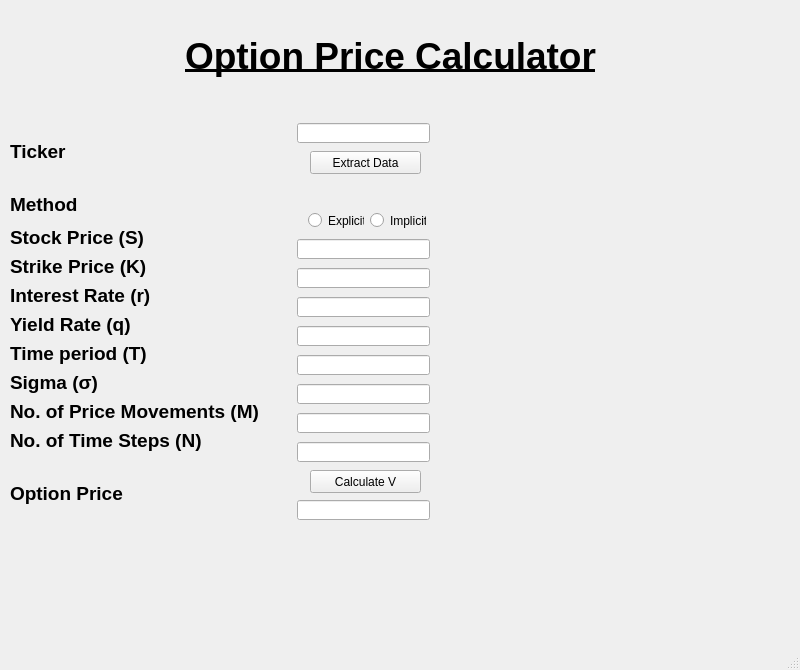
<?xml version="1.0" encoding="UTF-8"?>
<ui version="4.0">
 <class>Options</class>
 <widget class="QMainWindow" name="Options">
  <property name="geometry">
   <rect>
    <x>0</x>
    <y>0</y>
    <width>800</width>
    <height>670</height>
   </rect>
  </property>
  <property name="windowTitle">
   <string>MainWindow</string>
  </property>
  <widget class="QWidget" name="centralwidget">
   <widget class="QLabel" name="StockPrice">
    <property name="geometry">
     <rect>
      <x>10</x>
      <y>222</y>
      <width>251</width>
      <height>31</height>
     </rect>
    </property>
    <property name="text">
     <string>&lt;html&gt;&lt;head/&gt;&lt;body&gt;&lt;p&gt;&lt;span style=&quot; font-size:14pt; font-weight:600;&quot;&gt;Stock Price (S)&lt;/span&gt;&lt;/p&gt;&lt;/body&gt;&lt;/html&gt;</string>
    </property>
   </widget>
   <widget class="QLabel" name="Sigma">
    <property name="geometry">
     <rect>
      <x>10</x>
      <y>367</y>
      <width>181</width>
      <height>31</height>
     </rect>
    </property>
    <property name="text">
     <string>&lt;html&gt;&lt;head/&gt;&lt;body&gt;&lt;p&gt;&lt;span style=&quot; font-size:14pt; font-weight:600;&quot;&gt;Sigma (σ)&lt;/span&gt;&lt;/p&gt;&lt;/body&gt;&lt;/html&gt;</string>
    </property>
   </widget>
   <widget class="QLabel" name="Title">
    <property name="geometry">
     <rect>
      <x>-10</x>
      <y>1</y>
      <width>801</width>
      <height>111</height>
     </rect>
    </property>
    <property name="text">
     <string>&lt;html&gt;&lt;head/&gt;&lt;body&gt;&lt;p align=&quot;center&quot;&gt;&lt;span style=&quot; font-size:28pt; font-weight:600; text-decoration: underline;&quot;&gt;Option Price Calculator&lt;/span&gt;&lt;/p&gt;&lt;/body&gt;&lt;/html&gt;</string>
    </property>
   </widget>
   <widget class="QLabel" name="Increments">
    <property name="geometry">
     <rect>
      <x>10</x>
      <y>396</y>
      <width>268</width>
      <height>31</height>
     </rect>
    </property>
    <property name="text">
     <string>&lt;html&gt;&lt;head/&gt;&lt;body&gt;&lt;p&gt;&lt;span style=&quot; font-size:14pt; font-weight:600;&quot;&gt;No. of Price Movements (M)&lt;/span&gt;&lt;/p&gt;&lt;/body&gt;&lt;/html&gt;</string>
    </property>
   </widget>
   <widget class="QLabel" name="YieldRate">
    <property name="geometry">
     <rect>
      <x>10</x>
      <y>309</y>
      <width>201</width>
      <height>31</height>
     </rect>
    </property>
    <property name="text">
     <string>&lt;html&gt;&lt;head/&gt;&lt;body&gt;&lt;p&gt;&lt;span style=&quot; font-size:14pt; font-weight:600;&quot;&gt;Yield Rate (q)&lt;/span&gt;&lt;/p&gt;&lt;/body&gt;&lt;/html&gt;</string>
    </property>
   </widget>
   <widget class="QLabel" name="MethodLine">
    <property name="geometry">
     <rect>
      <x>10</x>
      <y>193</y>
      <width>151</width>
      <height>23</height>
     </rect>
    </property>
    <property name="text">
     <string>&lt;html&gt;&lt;head/&gt;&lt;body&gt;&lt;p&gt;&lt;span style=&quot; font-size:14pt; font-weight:600;&quot;&gt;Method&lt;/span&gt;&lt;/p&gt;&lt;/body&gt;&lt;/html&gt;</string>
    </property>
   </widget>
   <widget class="QLabel" name="Periods">
    <property name="geometry">
     <rect>
      <x>10</x>
      <y>425</y>
      <width>209</width>
      <height>31</height>
     </rect>
    </property>
    <property name="text">
     <string>&lt;html&gt;&lt;head/&gt;&lt;body&gt;&lt;p&gt;&lt;span style=&quot; font-size:14pt; font-weight:600;&quot;&gt;No. of Time Steps (N)&lt;/span&gt;&lt;/p&gt;&lt;/body&gt;&lt;/html&gt;</string>
    </property>
   </widget>
   <widget class="QLabel" name="StrikePrice">
    <property name="geometry">
     <rect>
      <x>10</x>
      <y>251</y>
      <width>231</width>
      <height>31</height>
     </rect>
    </property>
    <property name="text">
     <string>&lt;html&gt;&lt;head/&gt;&lt;body&gt;&lt;p&gt;&lt;span style=&quot; font-size:14pt; font-weight:600;&quot;&gt;Strike Price (K)&lt;/span&gt;&lt;/p&gt;&lt;/body&gt;&lt;/html&gt;</string>
    </property>
   </widget>
   <widget class="QLabel" name="TimeEnd">
    <property name="geometry">
     <rect>
      <x>10</x>
      <y>338</y>
      <width>221</width>
      <height>31</height>
     </rect>
    </property>
    <property name="text">
     <string>&lt;html&gt;&lt;head/&gt;&lt;body&gt;&lt;p&gt;&lt;span style=&quot; font-size:14pt; font-weight:600;&quot;&gt;Time period (T)&lt;/span&gt;&lt;/p&gt;&lt;/body&gt;&lt;/html&gt;</string>
    </property>
   </widget>
   <widget class="QLabel" name="CallPrice">
    <property name="geometry">
     <rect>
      <x>10</x>
      <y>473</y>
      <width>201</width>
      <height>41</height>
     </rect>
    </property>
    <property name="text">
     <string>&lt;html&gt;&lt;head/&gt;&lt;body&gt;&lt;p&gt;&lt;span style=&quot; font-size:14pt; font-weight:600;&quot;&gt;Option Price&lt;/span&gt;&lt;/p&gt;&lt;/body&gt;&lt;/html&gt;</string>
    </property>
   </widget>
   <widget class="QLabel" name="TickerLabel">
    <property name="geometry">
     <rect>
      <x>10</x>
      <y>136</y>
      <width>141</width>
      <height>31</height>
     </rect>
    </property>
    <property name="text">
     <string>&lt;html&gt;&lt;head/&gt;&lt;body&gt;&lt;p&gt;&lt;span style=&quot; font-size:14pt; font-weight:600;&quot;&gt;Ticker&lt;/span&gt;&lt;/p&gt;&lt;/body&gt;&lt;/html&gt;</string>
    </property>
   </widget>
   <widget class="QLabel" name="Rate">
    <property name="geometry">
     <rect>
      <x>10</x>
      <y>280</y>
      <width>211</width>
      <height>31</height>
     </rect>
    </property>
    <property name="text">
     <string>&lt;html&gt;&lt;head/&gt;&lt;body&gt;&lt;p&gt;&lt;span style=&quot; font-size:14pt; font-weight:600;&quot;&gt;Interest Rate (r)&lt;/span&gt;&lt;/p&gt;&lt;/body&gt;&lt;/html&gt;</string>
    </property>
   </widget>
   <widget class="QLineEdit" name="SLine">
    <property name="geometry">
     <rect>
      <x>887</x>
      <y>546</y>
      <width>133</width>
      <height>20</height>
     </rect>
    </property>
   </widget>
   <widget class="QRadioButton" name="PutButton">
    <property name="geometry">
     <rect>
      <x>960</x>
      <y>490</y>
      <width>39</width>
      <height>17</height>
     </rect>
    </property>
    <property name="text">
     <string>Put</string>
    </property>
   </widget>
   <widget class="QLabel" name="Increments_2">
    <property name="geometry">
     <rect>
      <x>500</x>
      <y>719</y>
      <width>411</width>
      <height>23</height>
     </rect>
    </property>
    <property name="text">
     <string>&lt;html&gt;&lt;head/&gt;&lt;body&gt;&lt;p&gt;&lt;span style=&quot; font-size:14pt; font-weight:600;&quot;&gt;No. of Price Movements (M)&lt;/span&gt;&lt;/p&gt;&lt;/body&gt;&lt;/html&gt;</string>
    </property>
   </widget>
   <widget class="QLineEdit" name="TickerLine">
    <property name="geometry">
     <rect>
      <x>887</x>
      <y>430</y>
      <width>133</width>
      <height>20</height>
     </rect>
    </property>
   </widget>
   <widget class="QLineEdit" name="qLine">
    <property name="geometry">
     <rect>
      <x>887</x>
      <y>633</y>
      <width>133</width>
      <height>20</height>
     </rect>
    </property>
   </widget>
   <widget class="QLineEdit" name="MLine">
    <property name="geometry">
     <rect>
      <x>887</x>
      <y>720</y>
      <width>133</width>
      <height>20</height>
     </rect>
    </property>
   </widget>
   <widget class="QRadioButton" name="ExplicitButton">
    <property name="geometry">
     <rect>
      <x>898</x>
      <y>519</y>
      <width>56</width>
      <height>17</height>
     </rect>
    </property>
    <property name="text">
     <string>Explicit</string>
    </property>
   </widget>
   <widget class="QLineEdit" name="VLine">
    <property name="geometry">
     <rect>
      <x>887</x>
      <y>807</y>
      <width>133</width>
      <height>20</height>
     </rect>
    </property>
   </widget>
   <widget class="QRadioButton" name="ImplicitButton">
    <property name="geometry">
     <rect>
      <x>960</x>
      <y>519</y>
      <width>56</width>
      <height>17</height>
     </rect>
    </property>
    <property name="text">
     <string>Implicit</string>
    </property>
   </widget>
   <widget class="QLineEdit" name="NLine">
    <property name="geometry">
     <rect>
      <x>887</x>
      <y>749</y>
      <width>133</width>
      <height>20</height>
     </rect>
    </property>
   </widget>
   <widget class="QPushButton" name="ExtractD">
    <property name="geometry">
     <rect>
      <x>900</x>
      <y>458</y>
      <width>111</width>
      <height>23</height>
     </rect>
    </property>
    <property name="text">
     <string>Extract Data</string>
    </property>
   </widget>
   <widget class="QLineEdit" name="SigmaLine">
    <property name="geometry">
     <rect>
      <x>887</x>
      <y>691</y>
      <width>133</width>
      <height>20</height>
     </rect>
    </property>
   </widget>
   <widget class="QRadioButton" name="CallButton">
    <property name="geometry">
     <rect>
      <x>898</x>
      <y>490</y>
      <width>40</width>
      <height>17</height>
     </rect>
    </property>
    <property name="text">
     <string>Call</string>
    </property>
   </widget>
   <widget class="QLineEdit" name="TLine">
    <property name="geometry">
     <rect>
      <x>887</x>
      <y>662</y>
      <width>133</width>
      <height>20</height>
     </rect>
    </property>
   </widget>
   <widget class="QLineEdit" name="rLine">
    <property name="geometry">
     <rect>
      <x>887</x>
      <y>604</y>
      <width>133</width>
      <height>20</height>
     </rect>
    </property>
   </widget>
   <widget class="QLineEdit" name="KLine">
    <property name="geometry">
     <rect>
      <x>887</x>
      <y>575</y>
      <width>133</width>
      <height>20</height>
     </rect>
    </property>
   </widget>
   <widget class="QPushButton" name="CalculateV">
    <property name="geometry">
     <rect>
      <x>900</x>
      <y>777</y>
      <width>111</width>
      <height>23</height>
     </rect>
    </property>
    <property name="text">
     <string>Calculate V</string>
    </property>
   </widget>
   <widget class="QLineEdit" name="SLine_2">
    <property name="geometry">
     <rect>
      <x>1027</x>
      <y>506</y>
      <width>133</width>
      <height>20</height>
     </rect>
    </property>
   </widget>
   <widget class="QLineEdit" name="MLine_2">
    <property name="geometry">
     <rect>
      <x>1027</x>
      <y>680</y>
      <width>133</width>
      <height>20</height>
     </rect>
    </property>
   </widget>
   <widget class="QRadioButton" name="ExplicitButton_2">
    <property name="geometry">
     <rect>
      <x>1038</x>
      <y>479</y>
      <width>56</width>
      <height>17</height>
     </rect>
    </property>
    <property name="text">
     <string>Explicit</string>
    </property>
   </widget>
   <widget class="QLineEdit" name="VLine_2">
    <property name="geometry">
     <rect>
      <x>1027</x>
      <y>767</y>
      <width>133</width>
      <height>20</height>
     </rect>
    </property>
   </widget>
   <widget class="QLineEdit" name="KLine_2">
    <property name="geometry">
     <rect>
      <x>1027</x>
      <y>535</y>
      <width>133</width>
      <height>20</height>
     </rect>
    </property>
   </widget>
   <widget class="QRadioButton" name="PutButton_2">
    <property name="geometry">
     <rect>
      <x>1100</x>
      <y>450</y>
      <width>39</width>
      <height>17</height>
     </rect>
    </property>
    <property name="text">
     <string>Put</string>
    </property>
   </widget>
   <widget class="QLineEdit" name="TLine_2">
    <property name="geometry">
     <rect>
      <x>1027</x>
      <y>622</y>
      <width>133</width>
      <height>20</height>
     </rect>
    </property>
   </widget>
   <widget class="QLineEdit" name="NLine_2">
    <property name="geometry">
     <rect>
      <x>1027</x>
      <y>709</y>
      <width>133</width>
      <height>20</height>
     </rect>
    </property>
   </widget>
   <widget class="QLineEdit" name="rLine_2">
    <property name="geometry">
     <rect>
      <x>1027</x>
      <y>564</y>
      <width>133</width>
      <height>20</height>
     </rect>
    </property>
   </widget>
   <widget class="QLineEdit" name="TickerLine_2">
    <property name="geometry">
     <rect>
      <x>1027</x>
      <y>390</y>
      <width>133</width>
      <height>20</height>
     </rect>
    </property>
   </widget>
   <widget class="QPushButton" name="CalculateV_2">
    <property name="geometry">
     <rect>
      <x>1040</x>
      <y>737</y>
      <width>111</width>
      <height>23</height>
     </rect>
    </property>
    <property name="text">
     <string>Calculate V</string>
    </property>
   </widget>
   <widget class="QLabel" name="Increments_3">
    <property name="geometry">
     <rect>
      <x>640</x>
      <y>679</y>
      <width>411</width>
      <height>23</height>
     </rect>
    </property>
    <property name="text">
     <string>&lt;html&gt;&lt;head/&gt;&lt;body&gt;&lt;p&gt;&lt;span style=&quot; font-size:14pt; font-weight:600;&quot;&gt;No. of Price Movements (M)&lt;/span&gt;&lt;/p&gt;&lt;/body&gt;&lt;/html&gt;</string>
    </property>
   </widget>
   <widget class="QRadioButton" name="CallButton_2">
    <property name="geometry">
     <rect>
      <x>1038</x>
      <y>450</y>
      <width>40</width>
      <height>17</height>
     </rect>
    </property>
    <property name="text">
     <string>Call</string>
    </property>
   </widget>
   <widget class="QLineEdit" name="qLine_2">
    <property name="geometry">
     <rect>
      <x>1027</x>
      <y>593</y>
      <width>133</width>
      <height>20</height>
     </rect>
    </property>
   </widget>
   <widget class="QPushButton" name="ExtractD_2">
    <property name="geometry">
     <rect>
      <x>1040</x>
      <y>418</y>
      <width>111</width>
      <height>23</height>
     </rect>
    </property>
    <property name="text">
     <string>Extract Data</string>
    </property>
   </widget>
   <widget class="QLineEdit" name="SigmaLine_2">
    <property name="geometry">
     <rect>
      <x>1027</x>
      <y>651</y>
      <width>133</width>
      <height>20</height>
     </rect>
    </property>
   </widget>
   <widget class="QRadioButton" name="ImplicitButton_2">
    <property name="geometry">
     <rect>
      <x>1100</x>
      <y>479</y>
      <width>56</width>
      <height>17</height>
     </rect>
    </property>
    <property name="text">
     <string>Implicit</string>
    </property>
   </widget>
   <widget class="QLineEdit" name="SLine_3">
    <property name="geometry">
     <rect>
      <x>897</x>
      <y>566</y>
      <width>133</width>
      <height>20</height>
     </rect>
    </property>
   </widget>
   <widget class="QRadioButton" name="PutButton_3">
    <property name="geometry">
     <rect>
      <x>970</x>
      <y>510</y>
      <width>39</width>
      <height>17</height>
     </rect>
    </property>
    <property name="text">
     <string>Put</string>
    </property>
   </widget>
   <widget class="QLabel" name="Increments_4">
    <property name="geometry">
     <rect>
      <x>510</x>
      <y>739</y>
      <width>411</width>
      <height>23</height>
     </rect>
    </property>
    <property name="text">
     <string>&lt;html&gt;&lt;head/&gt;&lt;body&gt;&lt;p&gt;&lt;span style=&quot; font-size:14pt; font-weight:600;&quot;&gt;No. of Price Movements (M)&lt;/span&gt;&lt;/p&gt;&lt;/body&gt;&lt;/html&gt;</string>
    </property>
   </widget>
   <widget class="QLineEdit" name="TickerLine_3">
    <property name="geometry">
     <rect>
      <x>897</x>
      <y>450</y>
      <width>133</width>
      <height>20</height>
     </rect>
    </property>
   </widget>
   <widget class="QLineEdit" name="qLine_3">
    <property name="geometry">
     <rect>
      <x>897</x>
      <y>653</y>
      <width>133</width>
      <height>20</height>
     </rect>
    </property>
   </widget>
   <widget class="QLineEdit" name="MLine_3">
    <property name="geometry">
     <rect>
      <x>897</x>
      <y>740</y>
      <width>133</width>
      <height>20</height>
     </rect>
    </property>
   </widget>
   <widget class="QRadioButton" name="ExplicitButton_3">
    <property name="geometry">
     <rect>
      <x>908</x>
      <y>539</y>
      <width>56</width>
      <height>17</height>
     </rect>
    </property>
    <property name="text">
     <string>Explicit</string>
    </property>
   </widget>
   <widget class="QLineEdit" name="VLine_3">
    <property name="geometry">
     <rect>
      <x>897</x>
      <y>827</y>
      <width>133</width>
      <height>20</height>
     </rect>
    </property>
   </widget>
   <widget class="QRadioButton" name="ImplicitButton_3">
    <property name="geometry">
     <rect>
      <x>970</x>
      <y>539</y>
      <width>56</width>
      <height>17</height>
     </rect>
    </property>
    <property name="text">
     <string>Implicit</string>
    </property>
   </widget>
   <widget class="QLineEdit" name="NLine_3">
    <property name="geometry">
     <rect>
      <x>897</x>
      <y>769</y>
      <width>133</width>
      <height>20</height>
     </rect>
    </property>
   </widget>
   <widget class="QPushButton" name="ExtractD_3">
    <property name="geometry">
     <rect>
      <x>910</x>
      <y>478</y>
      <width>111</width>
      <height>23</height>
     </rect>
    </property>
    <property name="text">
     <string>Extract Data</string>
    </property>
   </widget>
   <widget class="QLineEdit" name="SigmaLine_3">
    <property name="geometry">
     <rect>
      <x>897</x>
      <y>711</y>
      <width>133</width>
      <height>20</height>
     </rect>
    </property>
   </widget>
   <widget class="QRadioButton" name="CallButton_3">
    <property name="geometry">
     <rect>
      <x>908</x>
      <y>510</y>
      <width>40</width>
      <height>17</height>
     </rect>
    </property>
    <property name="text">
     <string>Call</string>
    </property>
   </widget>
   <widget class="QLineEdit" name="TLine_3">
    <property name="geometry">
     <rect>
      <x>897</x>
      <y>682</y>
      <width>133</width>
      <height>20</height>
     </rect>
    </property>
   </widget>
   <widget class="QLineEdit" name="rLine_3">
    <property name="geometry">
     <rect>
      <x>897</x>
      <y>624</y>
      <width>133</width>
      <height>20</height>
     </rect>
    </property>
   </widget>
   <widget class="QLineEdit" name="KLine_3">
    <property name="geometry">
     <rect>
      <x>897</x>
      <y>595</y>
      <width>133</width>
      <height>20</height>
     </rect>
    </property>
   </widget>
   <widget class="QPushButton" name="CalculateV_3">
    <property name="geometry">
     <rect>
      <x>910</x>
      <y>797</y>
      <width>111</width>
      <height>23</height>
     </rect>
    </property>
    <property name="text">
     <string>Calculate V</string>
    </property>
   </widget>
   <widget class="QLineEdit" name="SLine_4">
    <property name="geometry">
     <rect>
      <x>297</x>
      <y>239</y>
      <width>133</width>
      <height>20</height>
     </rect>
    </property>
   </widget>
   <widget class="QLineEdit" name="TickerLine_4">
    <property name="geometry">
     <rect>
      <x>297</x>
      <y>123</y>
      <width>133</width>
      <height>20</height>
     </rect>
    </property>
   </widget>
   <widget class="QLineEdit" name="MLine_4">
    <property name="geometry">
     <rect>
      <x>297</x>
      <y>413</y>
      <width>133</width>
      <height>20</height>
     </rect>
    </property>
   </widget>
   <widget class="QLineEdit" name="qLine_4">
    <property name="geometry">
     <rect>
      <x>297</x>
      <y>326</y>
      <width>133</width>
      <height>20</height>
     </rect>
    </property>
   </widget>
   <widget class="QLineEdit" name="VLine_4">
    <property name="geometry">
     <rect>
      <x>297</x>
      <y>500</y>
      <width>133</width>
      <height>20</height>
     </rect>
    </property>
   </widget>
   <widget class="QRadioButton" name="ExplicitButton_4">
    <property name="geometry">
     <rect>
      <x>308</x>
      <y>212</y>
      <width>56</width>
      <height>17</height>
     </rect>
    </property>
    <property name="text">
     <string>Explicit</string>
    </property>
   </widget>
   <widget class="QLineEdit" name="NLine_4">
    <property name="geometry">
     <rect>
      <x>297</x>
      <y>442</y>
      <width>133</width>
      <height>20</height>
     </rect>
    </property>
   </widget>
   <widget class="QRadioButton" name="ImplicitButton_4">
    <property name="geometry">
     <rect>
      <x>370</x>
      <y>212</y>
      <width>56</width>
      <height>17</height>
     </rect>
    </property>
    <property name="text">
     <string>Implicit</string>
    </property>
   </widget>
   <widget class="QPushButton" name="ExtractD_4">
    <property name="geometry">
     <rect>
      <x>310</x>
      <y>151</y>
      <width>111</width>
      <height>23</height>
     </rect>
    </property>
    <property name="text">
     <string>Extract Data</string>
    </property>
   </widget>
   <widget class="QLineEdit" name="SigmaLine_4">
    <property name="geometry">
     <rect>
      <x>297</x>
      <y>384</y>
      <width>133</width>
      <height>20</height>
     </rect>
    </property>
   </widget>
   <widget class="QLineEdit" name="TLine_4">
    <property name="geometry">
     <rect>
      <x>297</x>
      <y>355</y>
      <width>133</width>
      <height>20</height>
     </rect>
    </property>
   </widget>
   <widget class="QLineEdit" name="rLine_4">
    <property name="geometry">
     <rect>
      <x>297</x>
      <y>297</y>
      <width>133</width>
      <height>20</height>
     </rect>
    </property>
   </widget>
   <widget class="QLineEdit" name="KLine_4">
    <property name="geometry">
     <rect>
      <x>297</x>
      <y>268</y>
      <width>133</width>
      <height>20</height>
     </rect>
    </property>
   </widget>
   <widget class="QPushButton" name="CalculateV_4">
    <property name="geometry">
     <rect>
      <x>310</x>
      <y>470</y>
      <width>111</width>
      <height>23</height>
     </rect>
    </property>
    <property name="text">
     <string>Calculate V</string>
    </property>
   </widget>
  </widget>
  <widget class="QMenuBar" name="menubar">
   <property name="geometry">
    <rect>
     <x>0</x>
     <y>0</y>
     <width>800</width>
     <height>26</height>
    </rect>
   </property>
  </widget>
  <widget class="QStatusBar" name="statusbar"/>
 </widget>
 <resources/>
 <connections/>
</ui>
